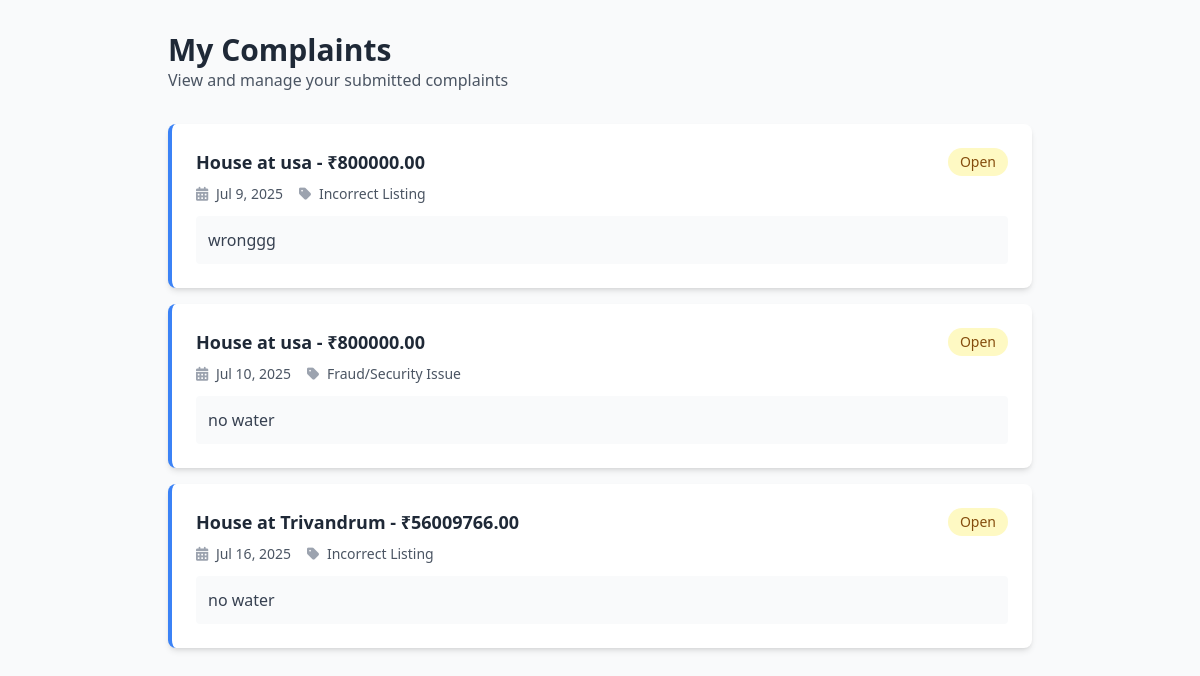
The app's page /buyer/buyer/4/complaints/ with its own data.
### buyer/models.py (models this page shows, shortened)
class Complaint(models.Model):
    CATEGORY_CHOICES = [
        ('listing_issue', 'Incorrect Listing'),
        ('seller_behavior', 'Seller Behavior'),
        ('fraud', 'Fraud/Security Issue'),
        ('other', 'Other'),
    ]
    PRIORITY_CHOICES = [
        ('low', 'Low'),
        ('medium', 'Medium'),
        ('high', 'High'),
    ]
    STATUS_CHOICES = [
        ('open', 'Open'),
        ('in_progress', 'In Progress'),
        ('resolved', 'Resolved'),
    ]
    property = models.ForeignKey(Property, on_delete=models.CASCADE, related_name='complaints')
    buyer = models.ForeignKey(Buyer, on_delete=models.CASCADE)
    category = models.CharField(max_length=50, choices=CATEGORY_CHOICES)
    priority = models.CharField(max_length=10, choices=PRIORITY_CHOICES)
    status = models.CharField(max_length=20, choices=STATUS_CHOICES, default='open')
    description = models.TextField()
    created_at = models.DateTimeField(auto_now_add=True)

### app/models.py (models this page shows, shortened)
class Property(models.Model):
    PROPERTY_TYPES = [
        ('House', 'House'),
        ('Apartment', 'Apartment'),
        ('Commercial', 'Commercial'),
        ('Land', 'Land'),
    ]
    STATUS_CHOICES = [
        ('Available', 'Available'),
        ('Sold', 'Sold'),
        ('Rented', 'Rented'),
    ]
    property_type = models.CharField(max_length=50, choices=PROPERTY_TYPES)
    address = models.TextField()
    location = models.CharField(max_length=100)
    latitude = models.FloatField(null=True, blank=True)
    longitude = models.FloatField(null=True, blank=True)
    area_sqft = models.FloatField(null=True, blank=True)
    bedrooms = models.PositiveIntegerField(null=True, blank=True)
    bathrooms = models.PositiveIntegerField(null=True, blank=True)
    features = models.CharField(max_length=200, blank=True)
    description = models.TextField(blank=True)
    main_image = models.ImageField(upload_to='property_photos/', null=True, blank=True)
    image_1 = models.ImageField(upload_to='property_photos/', null=True, blank=True)
    image_2 = models.ImageField(upload_to='property_photos/', null=True, blank=True)
    image_3 = models.ImageField(upload_to='property_photos/', null=True, blank=True)
    price = models.DecimalField(max_digits=12, decimal_places=2)
    status = models.CharField(max_length=20, choices=STATUS_CHOICES, default='Available')
    seller = models.ForeignKey(CustomUser, on_delete=models.CASCADE)
    is_approved = models.BooleanField(default=False)
    approved_at = models.DateTimeField(null=True, blank=True)
    posted_at = models.DateTimeField(auto_now_add=True)
    slug = models.SlugField(unique=True, blank=True)
    def __str__(self):
        return f"{self.property_type} at {self.location} - ₹{self.price}"

### buyer/views.py (the view)
# urls.py: path('buyer/<int:buyer_id>/complaints/', views.buyer_complaints, name='buyer_complaints'),
def buyer_complaints(request, buyer_id):
    buyer = get_object_or_404(Buyer, id=buyer_id)
    complaints = Complaint.objects.filter(buyer=buyer)
    return render(request, 'complaints.html', {'buyer': buyer, 'complaints': complaints})

### buyer/templates/complaints.html (shortened to what this page needs)
<!DOCTYPE html>
<html lang="en">
<head>
    <script src="https://cdn.tailwindcss.com"></script>
    <link rel="stylesheet" href="https://cdnjs.cloudflare.com/ajax/libs/font-awesome/6.4.0/css/all.min.css">
</head>
<body class="bg-gray-50">
    <div class="container mx-auto px-4 py-8 max-w-4xl">
        <div class="flex justify-between items-center mb-8">
            <div>
                <h1 class="text-3xl font-bold text-gray-800">My Complaints</h1>
                <p class="text-gray-600">View and manage your submitted complaints</p>
            </div>
        </div>
        <section>
            {% if complaints %}
                <div class="space-y-4">
                    {% for complaint in complaints %}
                    <div class="complaint-card bg-white p-6 rounded-lg shadow-md border-l-4
                        {% if complaint.status == 'resolved' %}border-green-500
                        {% else %}border-blue-500{% endif %}">
                        <div class="flex flex-col md:flex-row md:justify-between md:items-start gap-4 mb-3">
                            <div>
                                <h3 class="text-lg font-semibold text-gray-800">{{ complaint.property }}</h3>
                                <div class="flex flex-wrap gap-x-4 gap-y-1 mt-2">
                                    <span class="text-sm text-gray-600">
                                        <i class="fas fa-calendar-alt mr-1 text-gray-400"></i>
                                        {{ complaint.created_at|date:"M j, Y" }}
                                    </span>
                                    <span class="text-sm text-gray-600">
                                        <i class="fas fa-tag mr-1 text-gray-400"></i>
                                        {{ complaint.get_category_display }}
                                    </span>
                                </div>
                            </div>
                            <span class="px-3 py-1 rounded-full text-sm font-medium self-start
                                {% if complaint.status == 'resolved' %}bg-green-100 text-green-800
                                {% elif complaint.status == 'in_progress' %}bg-blue-100 text-blue-800
                                {% else %}bg-yellow-100 text-yellow-800{% endif %}">
                                {{ complaint.get_status_display }}
                            </span>
                        </div>
                        {% if complaint.description %}
                        <div class="mt-3 p-3 bg-gray-50 rounded">
                            <p class="text-gray-700">{{ complaint.description }}</p>
                        </div>
                        {% endif %}
                    </div>
                    {% endfor %}
                </div>
            {% endif %}
        </section>
    </div>
</body>
</html>

### records on screen
Complaint: property "House at usa - ₹800000.00", created_at "Jul 9, 2025", category "Incorrect Listing", status "Open", description "wronggg"
Complaint: property "House at usa - ₹800000.00", created_at "Jul 10, 2025", category "Fraud/Security Issue", status "Open", description "no water"
Complaint: property "House at Trivandrum - ₹56009766.00", created_at "Jul 16, 2025", category "Incorrect Listing", status "Open", description "no water"
